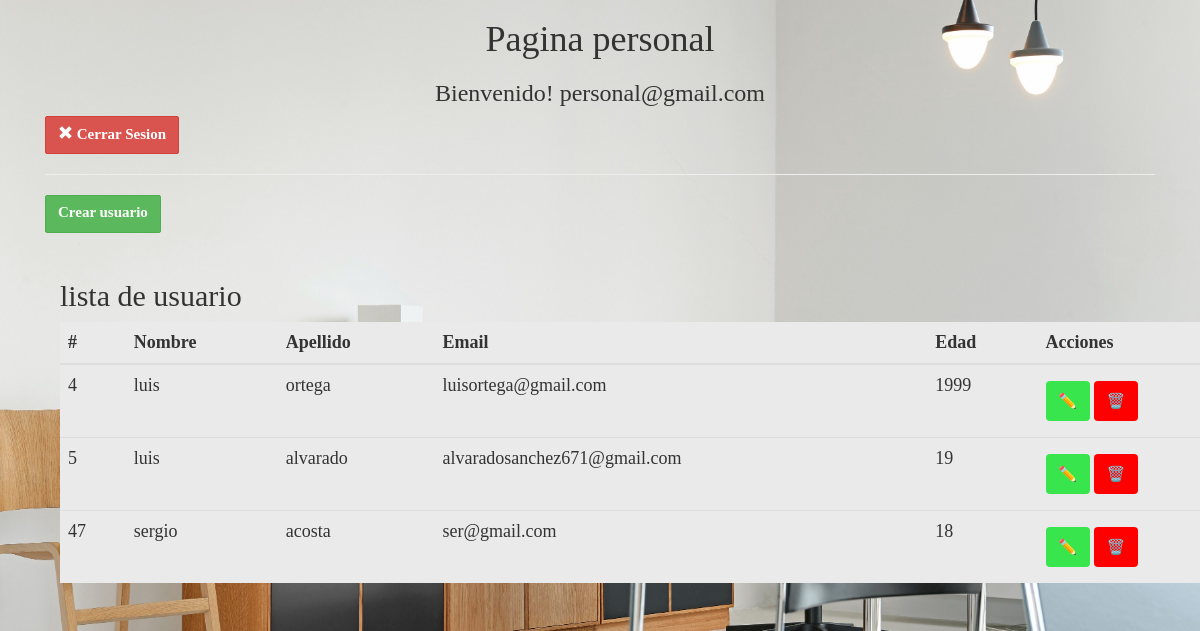
/personal/personal_portada.php (signed in), run on the app's committed database.
### tables this page shows
CREATE TABLE `alumnos` (
  `id` int(11) UNSIGNED NOT NULL,
  `nombre` varchar(30) NOT NULL,
  `apellido` varchar(30) NOT NULL,
  `email` varchar(50) NOT NULL,
  `edad` int(3) DEFAULT NULL
);

### personal/funcion.php (called while the page is built, shortened)
<?php
function escapar($html) {
  return htmlspecialchars($html, ENT_QUOTES | ENT_SUBSTITUTE, "UTF-8");
}

### personal/personal_portada.php (the view, shortened to what this page needs)
<!DOCTYPE html>
<html>
<head>
<link rel="stylesheet" href="../bootstrap/css/bootstrap.min.css">
</head>
	<body class="img_de_fondo">
	<div class="wrapper">
	<div class="container">
		<div class="col-lg-12">
			<center>
				<h1>Pagina personal</h1>
				<h3>
				<?php
				if(isset($_SESSION['personal_login']))
				{
				?>
					Bienvenido!
				<?php
					echo $_SESSION['personal_login'];
				}
				?>
				</h3>
			</center>
			<a href="../cerrar_sesion.php"><button class="btn btn-danger text-left"><span class="glyphicon glyphicon-remove" aria-hidden="true"></span> Cerrar Sesion</button></a>
          <hr>
		</div>
		<?php
include 'funcion.php';
$error = false;
$config = include 'conexion.php';
try {
  $dsn = 'mysql:host=' . $config['db']['host'] . ';dbname=' . $config['db']['name'];
  $conexion = new PDO($dsn, $config['db']['user'], $config['db']['pass'], $config['db']['options']);
  if (isset($_POST['apellido'])) {
    $consultaSQL = "SELECT * FROM alumnos WHERE apellido LIKE '%" . $_POST['apellido'] . "%'";
  } else {
    $consultaSQL = "SELECT * FROM alumnos";
  }
  $sentencia = $conexion->prepare($consultaSQL);
  $sentencia->execute();
  $alumnos = $sentencia->fetchAll();
} catch(PDOException $error) {
  $error= $error->getMessage();
}
?>
<div class="container">
  <div class="row">
    <div class="col-md-12">
      <a href="crear.php"  class="btn btn-success mt-4">Crear usuario</a>
      <br> <br>
  </div>
</div>
<div class="container">
  <div class="row">
    <div class="col-md-12">
      <h2 class="mt-3">lista de usuario</h2>
      <table class="table">
        <thead>
          <tr>
            <th>#</th>
            <th>Nombre</th>
            <th>Apellido</th>
            <th>Email</th>
            <th>Edad</th>
            <th>Acciones</th>
          </tr>
        </thead>
        <tbody>
          <?php
          if ($alumnos && $sentencia->rowCount() > 0) {
            foreach ($alumnos as $fila) {
              ?>
              <tr>
                <td><?php echo escapar($fila["id"]); ?></td>
                <td><?php echo escapar($fila["nombre"]); ?></td>
                <td><?php echo escapar($fila["apellido"]); ?></td>
                <td><?php echo escapar($fila["email"]); ?></td>
                <td><?php echo escapar($fila["edad"]); ?></td>
                <td>
                <a href="<?= 'editar.php?id=' . escapar($fila["id"]) ?>"><button  type="button" class="btn btn-light ">✏️</button></a>
                <a href="<?= 'borrar.php?id=' . escapar($fila["id"]) ?>"><button  type="button" class="btn btn-lighgt " style="background: red">🗑️</button></a>
                </td>
              </tr>
              <?php
            }
          }
          ?>
      </table>
    </div>
	</div>
	</div>
	</body>
</html>

### personal/personal_portada.php (style rules this page uses)
.form-control, .btn { min-height: 38px; border-radius: 2px; }
.btn { font-size: 15px; font-weight: bold; }
body { background-color: #EEEEEE; font-family: 'Satisfy', 'cursive'; font-size: 180%; }
table { background: #EAEAEA; }
.img_de_fondo { background-image: url("img/img-.jpg"); background-repeat: no-repeat; background-size: cover; }
[type=button] { width: 30%; height: 40px; background-color: #38E54D; color: white; padding: 4px; margin: 8px 0; border: none; border-radius: 4px; cursor: pointer; }

### data on the page
alumnos: id "4", nombre "luis", apellido "ortega", email "luisortega@gmail.com", edad "1999"
alumnos: id "5", nombre "luis", apellido "alvarado", email "alvaradosanchez671@gmail.com", edad "19"
alumnos: id "47", nombre "sergio", apellido "acosta", email "ser@gmail.com", edad "18"

### other printed values
$_SESSION['personal_login'] "personal@gmail.com"
